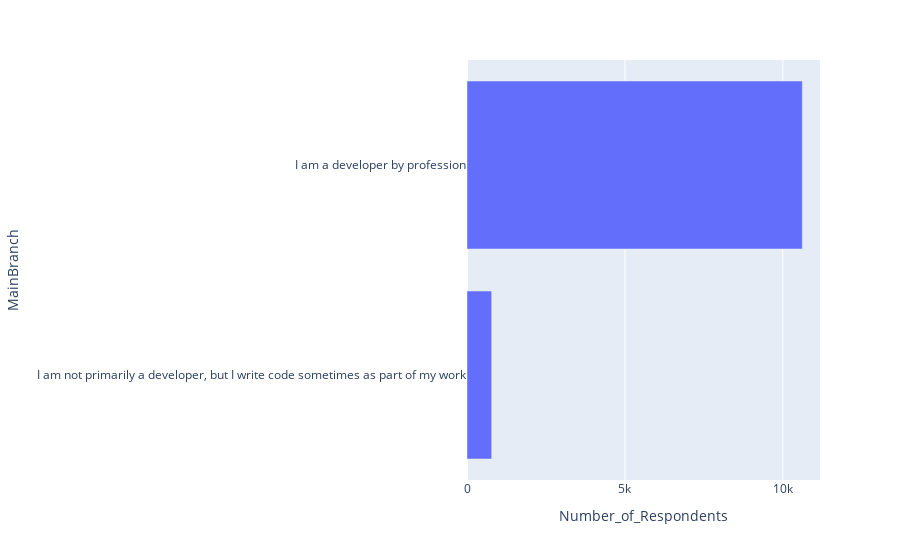

Here is the notebook cell this chart was saved with:
### Code cell
fig = px.bar(df, x="Number_of_Respondents", y="MainBranch", orientation='h')
fig.show()

### Figure 1 — Plotly figure (JSON) as saved in the notebook; plotly's stock layout.template omitted (floating-point values rounded to 4 significant figures)
{"data": [{"alignmentgroup": "True", "hovertemplate": "Number_of_Respondents=%{x}<br>MainBranch=%{y}<extra></extra>", "legendgroup": "", "marker": {"color": "#636efa", "pattern": {"shape": ""}}, "name": "", "offsetgroup": "", "orientation": "h", "showlegend": false, "textposition": "auto", "type": "bar", "x": [780, 10618], "xaxis": "x", "y": ["I am not primarily a developer, but I write code sometimes as part of my work", "I am a developer by profession"], "yaxis": "y"}], "layout": {"autosize": true, "barmode": "relative", "legend": {"tracegroupgap": 0}, "margin": {"t": 60}, "xaxis": {"anchor": "y", "autorange": true, "domain": [0, 1], "range": [0, 11180.0], "title": {"text": "Number_of_Respondents"}, "type": "linear"}, "yaxis": {"anchor": "x", "autorange": true, "domain": [0, 1], "range": [-0.5, 1.5], "title": {"text": "MainBranch"}, "type": "category"}}}
